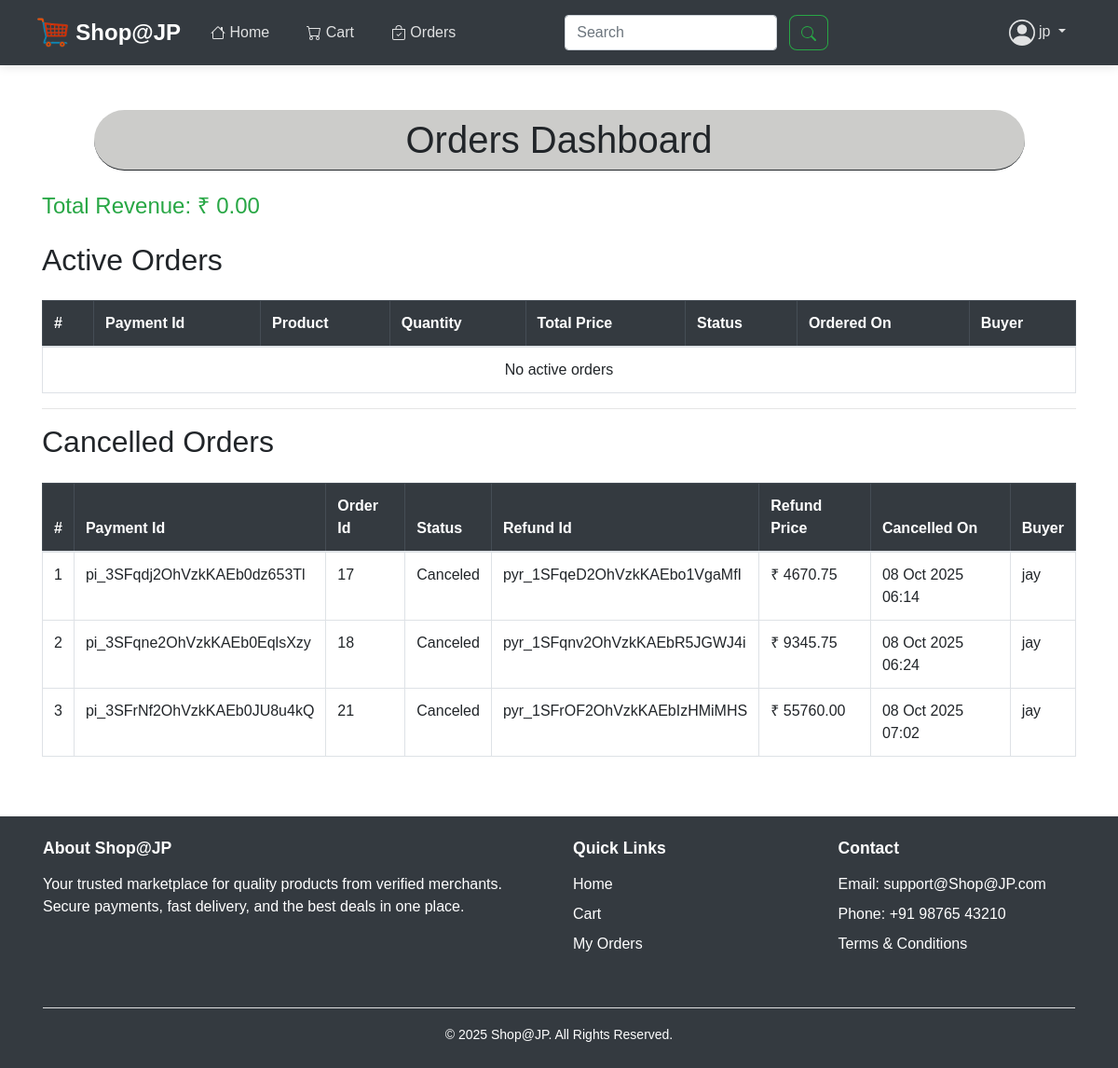
Screenshot of /order_dashboard/1/ (signed in) with the database file from the repository.
### user/models.py (models this page shows, shortened)
class Merchants(models.Model):
    user = models.OneToOneField(User, on_delete=models.CASCADE, blank=True, null=True)
    merchant_id = models.AutoField(primary_key=True)
    username = models.CharField(max_length=50, blank=True, null=True)
    email = models.CharField(unique=True, max_length=100, blank=True, null=True)
    phone = models.CharField(max_length=20, blank=True, null=True)
    business_name = models.CharField(max_length=150, blank=True, null=True)
    address = models.TextField(blank=True, null=True)
    created_at = models.DateTimeField(auto_now_add=True)
    total_revenue = models.DecimalField(max_digits=12, decimal_places=2, default=0)

class Customers(models.Model):
    user = models.OneToOneField(User, on_delete=models.CASCADE, blank=True, null=True)
    customer_id = models.AutoField(primary_key=True)
    username = models.CharField(max_length=50, blank=True, null=True)
    email = models.CharField(unique=True, max_length=100, blank=True, null=True)
    phone = models.CharField(max_length=12, blank=True, null=True)
    address = models.TextField(blank=True, null=True)
    created_at = models.DateTimeField(auto_now_add=True)
    first_name = models.CharField(max_length=20, blank=True, null=True)
    last_name = models.CharField(max_length=20, blank=True, null=True)

### payments/models.py (models this page shows)
class Payments(models.Model):
    payment_id = models.CharField(max_length=100, primary_key=True)
    order = models.ForeignKey(Orders, on_delete=models.CASCADE, related_name='payments', blank=True, null=True)
    merchant = models.ForeignKey(Merchants, on_delete=models.CASCADE, related_name='merchant_payment', blank=True, null=True)
    total_amount = models.DecimalField(max_digits=10, decimal_places=2, blank=True, null=True)
    stripe_cut = models.DecimalField(max_digits=10, decimal_places=2, blank=True, null=True)
    platform_cut = models.DecimalField(max_digits=10, decimal_places=2, blank=True, null=True)
    merchant_amount = models.DecimalField(max_digits=10, decimal_places=2, blank=True, null=True)
    created_at = models.DateTimeField(auto_now_add=True)
    is_refunded = models.BooleanField(default=False)
    refund_id = models.CharField(max_length=255, null=True, blank=True)
    refund_amount = models.DecimalField(max_digits=10, decimal_places=2, null=True, blank=True)
    refund_date = models.DateTimeField(null=True, blank=True)

### home/models.py (models this page shows)
class Orders(models.Model):
    order_id = models.AutoField(primary_key=True)
    customer = models.ForeignKey(Customers, on_delete=models.CASCADE, related_name='orders', blank=True, null=True)
    merchant = models.ForeignKey(Merchants, on_delete=models.CASCADE, related_name='orders', blank=True, null=True)
    product = models.ForeignKey(Products, on_delete=models.CASCADE, blank=True, null=True)
    quantity = models.IntegerField(blank=True, null=True)
    price = models.DecimalField(max_digits=10, decimal_places=2, blank=True, null=True)
    status = models.CharField(max_length=9, blank=True, null=True,default='Ordered')
    created_at = models.DateTimeField(auto_now_add=True)

### home/views.py (the view)
# urls.py: path('order_dashboard/<int:merchant_id>/',views.merchant_orders),
@login_required
def merchant_orders(request,merchant_id):
    merchant = Merchants.objects.get(merchant_id=merchant_id)
    active_payments = Payments.objects.filter(merchant_id=merchant_id, is_refunded=False)
    canceled_payments = Payments.objects.filter(merchant_id=merchant_id, is_refunded=True)
    total_revenue = merchant.total_revenue
    return render(request,'home/merchant_order.html',{'total_revenue':total_revenue,'active_payments':active_payments,'canceled_payments':canceled_payments})

### user/context_processors.py (called while the page is built)
def merchant_context(request):
    is_merchant = False
    if request.user.is_authenticated:
        is_merchant = Merchants.objects.filter(username=request.user.username).exists()
    return {
        "is_merchant": is_merchant
    }

### templates/home/merchant_order.html
{% extends 'user/base.html' %}
{% block body_block %}
<div class="container mt-5">
    <h1>Orders Dashboard</h1><br>
    <h4 class="text-success mb-4">Total Revenue: ₹ {{ total_revenue }}</h4>
    <h2 class="mb-4">Active Orders</h2>
    <div class="table-responsive">
        <table class="table table-bordered table-hover">
            <thead class="table-dark">
                <tr>
                    <th>#</th>
                    <th>Payment Id</th>
                    <th>Product</th>
                    <th>Quantity</th>
                    <th>Total Price</th>
                    <th>Status</th>
                    <th>Ordered On</th>
                    <th>Buyer</th>
                </tr>
            </thead>
            <tbody>
                {% if active_payments %}
                    {% for payment in active_payments %}
                        <tr>
                            <td>{{ forloop.counter }}</td>
                            <td>{{ payment.payment_id }}</td>
                            <td>{{ payment.order.product.name }}</td>
                            <td>{{ payment.order.quantity }}</td>
                            <td>₹ {{ payment.order.price }}</td>
                            <td><span class="badge bg-success">{{ payment.order.status }}</span></td>
                            <td>{{ payment.order.created_at|date:"d M Y H:i" }}</td>
                            <td>{{ payment.order.customer.username }}</td>
                        </tr>
                    {% endfor %}
                {% else %}
                    <tr>
                        <td colspan="8" class="text-center">No active orders</td>
                    </tr>
                {% endif %}
            </tbody>
        </table>
        <hr>
        <h2 class="mb-4">Cancelled Orders</h2>
        <table class="table table-bordered table-hover">
            <thead class="table-dark">
                <tr>
                    <th>#</th>
                    <th>Payment Id</th>
                    <th>Order Id</th>
                    <th>Status</th>
                    <th>Refund Id</th>
                    <th>Refund Price</th>
                    <th>Cancelled On</th>
                    <th>Buyer</th>
                </tr>
            </thead>
            <tbody>
                {% if canceled_payments %}
                    {% for payment in canceled_payments %}
                        <tr>
                            <td>{{ forloop.counter }}</td>
                            <td>{{ payment.payment_id|default:"N/A" }}</td>
                            <td>{{ payment.order.order_id }}</td>
                            <td>{{ payment.order.status }}</td>
                            <td>{{ payment.refund_id|default:"N/A" }}</td>
                            <td>₹ {{ payment.refund_amount|default:"0.00" }}</td>
                            <td>{{ payment.refund_date|date:"d M Y H:i"|default:"N/A" }}</td>
                            <td>{{ payment.order.customer.username }}</td>
                        </tr>
                    {% endfor %}
                {% else %}
                    <tr>
                        <td colspan="8" class="text-center">No orders are refunded</td>
                    </tr>
                {% endif %}
            </tbody>
        </table>
    </div>
</div>
{% endblock %}

### templates/user/base.html (shortened to what this page needs)
{% load static %}
<!DOCTYPE html>
<html lang="en">
<head>
  <link rel="stylesheet" href="https://cdn.jsdelivr.net/npm/bootstrap@4.6.2/dist/css/bootstrap.min.css"
>
  <link rel="stylesheet" href="{% static 'css/styles.css' %}">
</head>
<body>
  <nav class="navbar navbar-expand-lg navbar-dark bg-dark">
    <div class="container-fluid px-3 px-md-4">
      <a class="navbar-brand d-flex align-items-center" href="{% url 'home' %}">
        <img src="{% static 'media/icons/cart_logo.png' %}" alt="logo" class="brand-logo">
        <span class="brand-text">Shop@JP</span>
      </a>
      <div class="collapse navbar-collapse" id="navbarContent">
         <div id="center" class="navWidth">
        <ul class="navbar-nav mr-auto" id="navBar">
          <li class="nav-item">
            <a class="nav-link" href="{% url 'home' %}" style="display: flex; justify-content: center; align-items: center;">&nbsp;Home</a>
          </li>
          <li class="nav-item">
            <a class="nav-link" href="{% url 'cart' %}" style="display: flex; justify-content: center; align-items: center;">&nbsp;Cart</a>
          </li>
          <li class="nav-item">
            <a class="nav-link" href="/orders" style="display: flex; justify-content: center; align-items: center;">&nbsp;Orders</a>
          </li>
        </ul></div>
<div style="width: 30%;" id="searchBar">
    <form class="form-inline my-2 my-lg-0" method="GET" action="{% url 'home' %}" id="center">
      <input class="form-control mr-sm-2" type="search" name="q" placeholder="Search" aria-label="Search" style="width: 80%;">
      <button class="btn btn-outline-success" type="submit" style="border-radius: 20%;"><svg xmlns="http://www.w3.org/2000/svg" width="16" height="16" fill="currentColor" class="bi bi-search" viewBox="0 0 16 16">
      <path d="M11.742 10.344a6.5 6.5 0 1 0-1.397 1.398h-.001q.044.06.098.115l3.85 3.85a1 1 0 0 0 1.415-1.414l-3.85-3.85a1 1 0 0 0-.115-.1zM12 6.5a5.5 5.5 0 1 1-11 0 5.5 5.5 0 0 1 11 0"/>
      </svg>
      </button>
    </form>
</div>
        <ul class="navbar-nav ml-auto" id="center" style="width: fit-content;">
          {% if request.user.is_authenticated %}
          <li class="nav-item dropdown">
            <a class="nav-link dropdown-toggle" href="#" role="button" data-toggle="dropdown" aria-expanded="false">
               {{ request.user.username }}
            </a>
          </li>
          {% endif %}
        </ul>
      </div>
    </div>
  </nav>
  {% block body_block %}
  {% endblock %}
  <footer class="bg-dark text-white mt-5">
    <div class="container py-4">
      <div class="row">
        <div class="col-md-6 mb-4">
          <h5>About Shop@JP</h5>
          <p>
            Your trusted marketplace for quality products from verified merchants.
            Secure payments, fast delivery, and the best deals in one place.
          </p>
        </div>
        <div class="col-md-3 mb-4">
          <h5>Quick Links</h5>
          <ul class="list-unstyled">
            <li><a href="{% url 'home' %}" class="text-white">Home</a></li>
            <li><a href="{% url 'cart' %}" class="text-white">Cart</a></li>
            <li><a href="{% url 'orders' %}" class="text-white">My Orders</a></li>
          </ul>
        </div>
        <div class="col-md-3 mb-4">
          <h5>Contact</h5>
          <ul class="list-unstyled">
            <li>Email: support@Shop@JP.com</li>
            <li>Phone: +91 98765 43210</li>
            <li><a href="{% url 'terms&conditions' %}" target="_blank" class="text-white">Terms & Conditions</a></li>
          </ul>
        </div>
      </div>
      <hr class="bg-light">
      <div class="text-center">
        <small>&copy; 2025 Shop@JP. All Rights Reserved.</small>
      </div>
    </div>
  </footer>
</body>
</html>

### static/css/styles.css (style rules this page uses)
* { box-sizing: border-box; margin: 0; padding: 0; }
html { scroll-behavior: smooth; }
body { overflow-x: hidden; font-family: Arial, sans-serif; }
h1 { background-color: rgb(204, 204, 202); position: relative; border-bottom: 1px solid; border-radius: 50px; text-align: center; animation: slideIn 0.5s ease-out forwards; padding: 0.5rem 1rem; margin: 0 auto; max-width: 90%; min-width: 200px; }
.navbar { padding: 0.75rem 1rem; box-shadow: 0 2px 10px rgba(0, 0, 0, 0.1); }
.navbar .container-fluid { max-width: 1400px; padding: 0 1rem; }
.navbar-brand { display: flex; align-items: center; gap: 0.5rem; font-size: 1.5rem; font-weight: 700; }
.brand-logo { height: 32px; width: auto; display: block; }
.brand-text { color: #fff !important; }
.navbar-nav.mr-auto, .navbar-nav.ml-auto { display: flex; gap: 0.5rem; }
.navbar-nav .nav-link { padding: 0.5rem 1rem !important; border-radius: 6px; transition: all 0.3s ease; color: rgba(255, 255, 255, 0.85) !important; font-weight: 500; }
.bi-person-circle, .cart-icon { width: 28px; height: 28px; }
footer { margin-top: 3rem; }
footer .container { padding: 2rem 1rem; }
footer h5 { font-weight: 600; margin-bottom: 1rem; font-size: 1.1rem; }
footer a { text-decoration: none; transition: opacity 0.3s ease; }
footer ul li { margin-bottom: 0.5rem; }
#searchBar { display: inline; margin-left: 100px; }
#center { display: flex; justify-content: center; align-items: center; gap: 5px; }

### rows the page displays
Merchants: total_revenue "0.00"
Payments: payment_id "pi_3SFqdj2OhVzkKAEb0dz653Tl", order.order_id "17", order.status "Canceled", refund_id "pyr_1SFqeD2OhVzkKAEbo1VgaMfI", refund_amount "4670.75", refund_date "08 Oct 2025 06:14", order.customer.username "jay"
Payments: payment_id "pi_3SFqne2OhVzkKAEb0EqlsXzy", order.order_id "18", order.status "Canceled", refund_id "pyr_1SFqnv2OhVzkKAEbR5JGWJ4i", refund_amount "9345.75", refund_date "08 Oct 2025 06:24", order.customer.username "jay"
Payments: payment_id "pi_3SFrNf2OhVzkKAEb0JU8u4kQ", order.order_id "21", order.status "Canceled", refund_id "pyr_1SFrOF2OhVzkKAEbIzHMiMHS", refund_amount "55760.00", refund_date "08 Oct 2025 07:02", order.customer.username "jay"

### other values shown
{{ request.user.username }} "jp"
